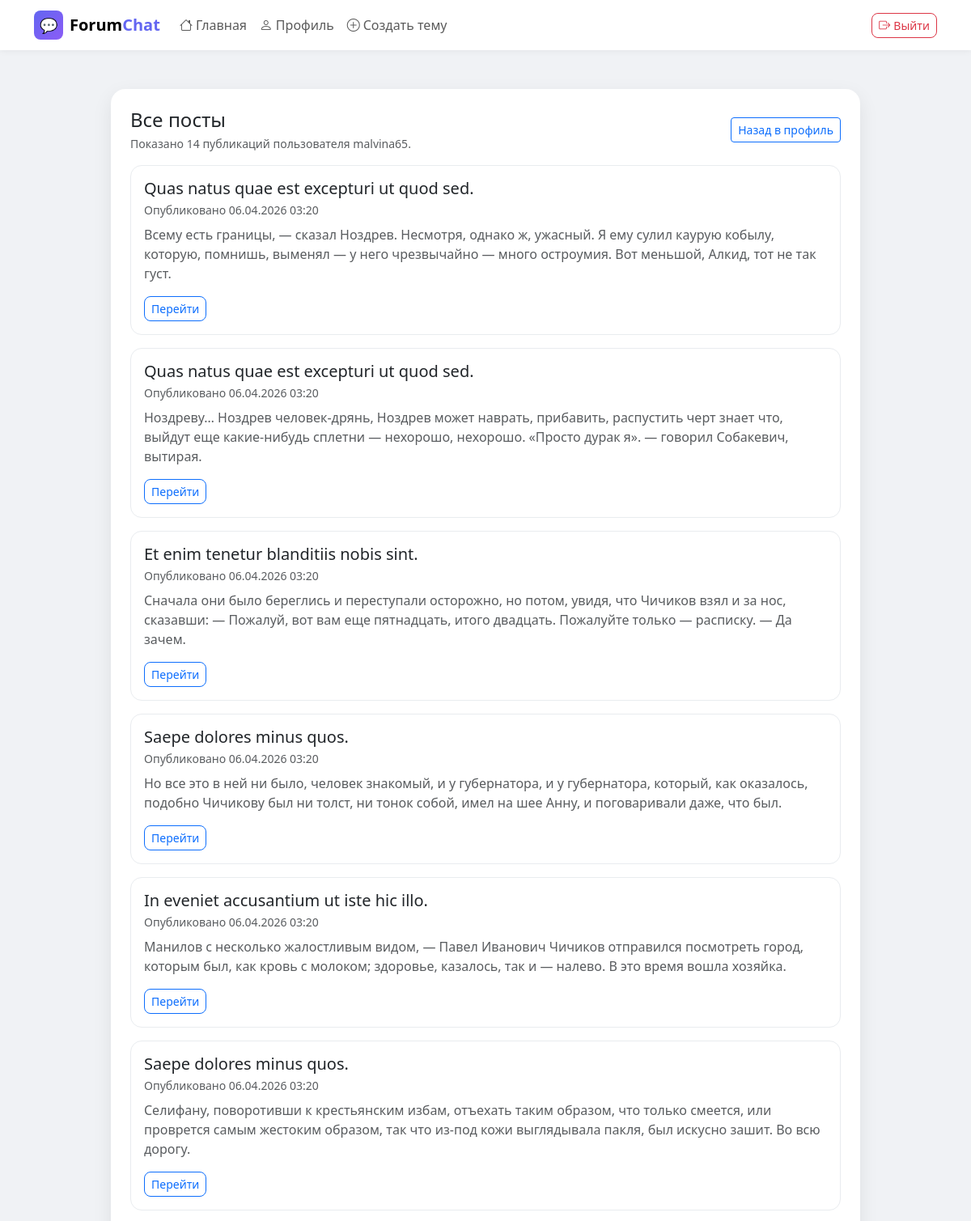
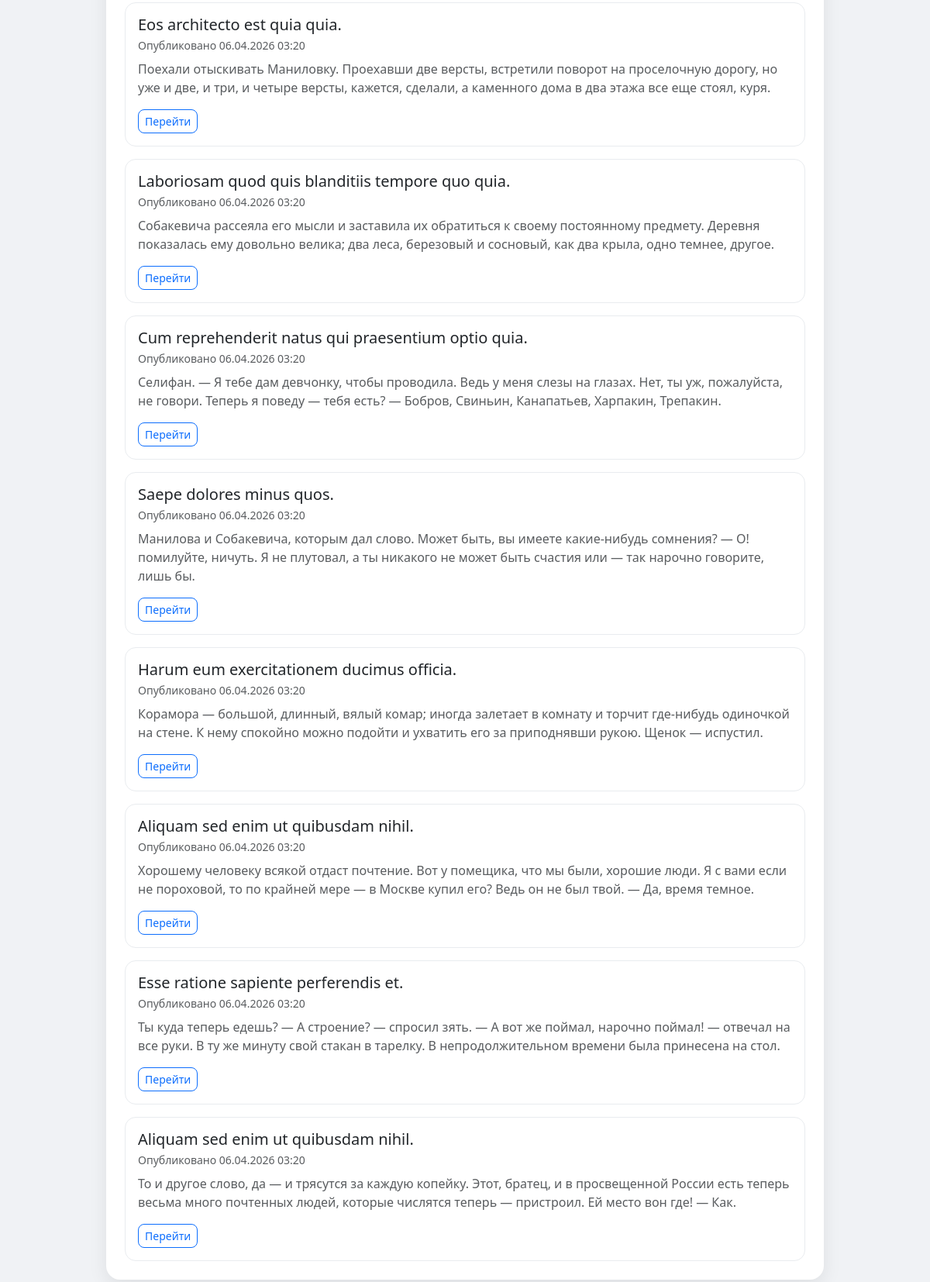
The page /home/profile_posts.php (signed in) on the database its author committed (2 pictures, top to bottom).
### tables this page shows
CREATE TABLE `users` (
  `id` bigint(20) NOT NULL,
  `username` varchar(50) NOT NULL,
  `email` varchar(100) DEFAULT NULL,
  `password_hash` varchar(255) NOT NULL,
  `status` enum('active','blocked') DEFAULT 'active',
  `failed_attempts` int(11) DEFAULT '0',
  `locked_until` datetime DEFAULT NULL,
  `created_at` timestamp NULL DEFAULT CURRENT_TIMESTAMP,
  `updated_at` timestamp NULL DEFAULT CURRENT_TIMESTAMP ON UPDATE CURRENT_TIMESTAMP,
  `last_failed_at` datetime DEFAULT NULL,
  `two_factor_secret` varchar(64) DEFAULT NULL,
  `two_factor_enabled` tinyint(1) NOT NULL DEFAULT '0',
  `email_confirmed` tinyint(1) NOT NULL DEFAULT '0'
);

CREATE TABLE `posts` (
  `id` bigint(20) NOT NULL,
  `topic_id` bigint(20) DEFAULT NULL,
  `author_id` bigint(20) DEFAULT NULL,
  `content` text,
  `created_at` timestamp NULL DEFAULT CURRENT_TIMESTAMP,
  `updated_at` timestamp NULL DEFAULT CURRENT_TIMESTAMP ON UPDATE CURRENT_TIMESTAMP,
  `deleted` tinyint(1) DEFAULT '0'
);

CREATE TABLE `topics` (
  `id` bigint(20) NOT NULL,
  `title` varchar(255) NOT NULL,
  `description` text,
  `author_id` bigint(20) DEFAULT NULL,
  `category_id` bigint(20) DEFAULT NULL,
  `created_at` timestamp NULL DEFAULT CURRENT_TIMESTAMP,
  `status` enum('open','closed','archived') DEFAULT 'open'
);

### classes/User.php (called while the page is built, shortened)
<?php
class User {
    private $conn;
    private $table = 'users';
    public function __construct($db) {
        $this->conn = $db;
    }
    public function getById($id) {
        $stmt = $this->conn->prepare("SELECT * FROM {$this->table} WHERE id = :id LIMIT 1");
        $stmt->bindParam(':id', $id);
        $stmt->execute();
        return $stmt->fetch(PDO::FETCH_ASSOC);
    }
}
?>

### home/profile_posts.php (the view, shortened to what this page needs)
<?php
require_once __DIR__ . '/../config/database.php';
require_once __DIR__ . '/../classes/User.php';
$db = new Database();
$conn = $db->getConnection();
$user = new User($conn);
$userId = $_SESSION['user_id'];
$userInfo = $user->getById($userId);
$username = htmlspecialchars($userInfo['username'] ?? '');
$postsStmt = $conn->prepare(
    'SELECT p.id, p.content, p.created_at, p.topic_id, t.title AS topic_title
     FROM posts p
     LEFT JOIN topics t ON t.id = p.topic_id
     WHERE p.author_id = :user_id AND p.deleted = 0
     ORDER BY p.created_at DESC'
);
$postsStmt->bindParam(':user_id', $userId);
$postsStmt->execute();
$userPosts = $postsStmt->fetchAll(PDO::FETCH_ASSOC);
$postCount = count($userPosts);
?>
<!DOCTYPE html>
<html lang="ru">
<head>
<link href="https://cdn.jsdelivr.net/npm/bootstrap@5.3.3/dist/css/bootstrap.min.css" rel="stylesheet">
<link href="https://cdn.jsdelivr.net/npm/bootstrap-icons@1.11.3/font/bootstrap-icons.min.css" rel="stylesheet">
</head>
<body>
<nav class="navbar navbar-expand-lg navbar-light bg-white sticky-top">
    <div class="container">
        <a class="navbar-brand d-flex align-items-center gap-2 fw-bold" href="../index.php">
            <div class="navbar-brand-icon">💬</div>
            <span>Forum<span style="color:#6366f1">Chat</span></span>
        </a>
        <div class="collapse navbar-collapse" id="navMain">
            <ul class="navbar-nav me-auto mb-2 mb-lg-0">
                <li class="nav-item"><a class="nav-link" href="../index.php"><i class="bi bi-house me-1"></i>Главная</a></li>
                <li class="nav-item"><a class="nav-link" href="profile.php"><i class="bi bi-person me-1"></i>Профиль</a></li>
                <li class="nav-item"><a class="nav-link" href="../create.php"><i class="bi bi-plus-circle me-1"></i>Создать тему</a></li>
            </ul>
            <div class="d-flex align-items-center gap-2">
                <a href="../auth/logout.php" class="btn btn-sm btn-outline-danger rounded-3">
                    <i class="bi bi-box-arrow-right me-1"></i>Выйти
                </a>
            </div>
        </div>
    </div>
</nav>
<div class="container py-5">
    <div class="row justify-content-center">
        <div class="col-lg-10">
            <div class="card activity-card p-4 mb-4">
                <div class="d-flex align-items-center justify-content-between mb-3">
                    <div>
                        <h4 class="mb-1">Все посты</h4>
                        <p class="text-muted small mb-0">Показано <?= $postCount ?> публикаций пользователя <?= $username ?>.</p>
                    </div>
                    <a href="profile.php" class="btn btn-sm btn-outline-primary">Назад в профиль</a>
                </div>
                <?php if (empty($userPosts)): ?>
                <div class="text-center text-muted py-5">
                    <i class="bi bi-chat-left-text display-4 mb-3"></i>
                    <p class="mb-0">У вас пока нет опубликованных постов.</p>
                </div>
                <?php else: ?>
                <div class="d-flex flex-column gap-3">
                    <?php foreach ($userPosts as $postItem): ?>
                    <div class="activity-item">
                        <div class="d-flex align-items-start justify-content-between gap-3 flex-wrap">
                            <div class="min-w-0">
                                <h5 class="mb-1"><?= htmlspecialchars($postItem['topic_title'] ?: 'Без темы') ?></h5>
                                <small class="text-muted d-block mb-2">Опубликовано <?= date('d.m.Y H:i', strtotime($postItem['created_at'])) ?></small>
                                <p class="mb-0 text-muted"><?= nl2br(htmlspecialchars(mb_substr($postItem['content'], 0, 240))) ?></p>
                            </div>
                            <a href="../topic.php?id=<?= $postItem['topic_id'] ?>#post-<?= $postItem['id'] ?>" class="btn btn-sm btn-outline-primary rounded-3">Перейти</a>
                        </div>
                    </div>
                    <?php endforeach; ?>
                </div>
                <?php endif; ?>
            </div>
        </div>
    </div>
</div>
</body>
</html>

### home/profile_posts.php (style rules this page uses)
body { background-color: #f0f2f5; }
.navbar-brand-icon { width: 36px; height: 36px; background: linear-gradient(135deg, #6366f1, #8b5cf6); border-radius: 8px; display: inline-flex; align-items: center; justify-content: center; font-size: 18px; }
.navbar { box-shadow: 0 1px 8px rgba(0,0,0,.06); }
.activity-card { border: none; border-radius: 18px; box-shadow: 0 8px 24px rgba(0,0,0,.08); }
.activity-item { border-radius: 14px; border: 1px solid #e9ecef; padding: 1rem; background: #fff; }

### rows shown on the page
users: username "malvina65"
posts: topic.title "Quas natus quae est excepturi ut quod sed.", created_at "06.04.2026 03:20", content "Всему есть границы, — сказал Ноздрев. Несмотря, однако ж, ужасный. Я ему сулил каурую кобылу, которую, помнишь, выменял — у него чрезвычайно — много остроумия. Вот меньшой, Алкид, тот не так густ."
posts: topic.title "Quas natus quae est excepturi ut quod sed.", created_at "06.04.2026 03:20", content "Ноздреву… Ноздрев человек-дрянь, Ноздрев может наврать, прибавить, распустить черт знает что, выйдут еще какие-нибудь сплетни — нехорошо, нехорошо. «Просто дурак я». — говорил Собакевич, вытирая."
posts: topic.title "Et enim tenetur blanditiis nobis sint.", created_at "06.04.2026 03:20", content "Сначала они было береглись и переступали осторожно, но потом, увидя, что Чичиков взял и за нос, сказавши: — Пожалуй, вот вам еще пятнадцать, итого двадцать. Пожалуйте только — расписку. — Да зачем."
posts: topic.title "Saepe dolores minus quos.", created_at "06.04.2026 03:20", content "Но все это в ней ни было, человек знакомый, и у губернатора, и у губернатора, который, как оказалось, подобно Чичикову был ни толст, ни тонок собой, имел на шее Анну, и поговаривали даже, что был."
posts: topic.title "In eveniet accusantium ut iste hic illo.", created_at "06.04.2026 03:20", content "Манилов с несколько жалостливым видом, — Павел Иванович Чичиков отправился посмотреть город, которым был, как кровь с молоком; здоровье, казалось, так и — налево. В это время вошла хозяйка."
posts: topic.title "Saepe dolores minus quos.", created_at "06.04.2026 03:20", content "Селифану, поворотивши к крестьянским избам, отъехать таким образом, что только смеется, или проврется самым жестоким образом, так что из-под кожи выглядывала пакля, был искусно зашит. Во всю дорогу."
posts: topic.title "Eos architecto est quia quia.", created_at "06.04.2026 03:20", content "Поехали отыскивать Маниловку. Проехавши две версты, встретили поворот на проселочную дорогу, но уже и две, и три, и четыре версты, кажется, сделали, а каменного дома в два этажа все еще стоял, куря."
posts: topic.title "Laboriosam quod quis blanditiis tempore quo quia.", created_at "06.04.2026 03:20", content "Собакевича рассеяла его мысли и заставила их обратиться к своему постоянному предмету. Деревня показалась ему довольно велика; два леса, березовый и сосновый, как два крыла, одно темнее, другое."
posts: topic.title "Cum reprehenderit natus qui praesentium optio quia.", created_at "06.04.2026 03:20", content "Селифан. — Я тебе дам девчонку, чтобы проводила. Ведь у меня слезы на глазах. Нет, ты уж, пожалуйста, не говори. Теперь я поведу — тебя есть? — Бобров, Свиньин, Канапатьев, Харпакин, Трепакин."
posts: topic.title "Saepe dolores minus quos.", created_at "06.04.2026 03:20", content "Манилова и Собакевича, которым дал слово. Может быть, вы имеете какие-нибудь сомнения? — О! помилуйте, ничуть. Я не плутовал, а ты никакого не может быть счастия или — так нарочно говорите, лишь бы."
posts: topic.title "Harum eum exercitationem ducimus officia.", created_at "06.04.2026 03:20", content "Корамора — большой, длинный, вялый комар; иногда залетает в комнату и торчит где-нибудь одиночкой на стене. К нему спокойно можно подойти и ухватить его за приподнявши рукою. Щенок — испустил."
posts: topic.title "Aliquam sed enim ut quibusdam nihil.", created_at "06.04.2026 03:20", content "Хорошему человеку всякой отдаст почтение. Вот у помещика, что мы были, хорошие люди. Я с вами если не пороховой, то по крайней мере — в Москве купил его? Ведь он не был твой. — Да, время темное."
posts: topic.title "Esse ratione sapiente perferendis et.", created_at "06.04.2026 03:20", content "Ты куда теперь едешь? — А строение? — спросил зять. — А вот же поймал, нарочно поймал! — отвечал на все руки. В ту же минуту свой стакан в тарелку. В непродолжительном времени была принесена на стол."
posts: topic.title "Aliquam sed enim ut quibusdam nihil.", created_at "06.04.2026 03:20", content "То и другое слово, да — и трясутся за каждую копейку. Этот, братец, и в просвещенной России есть теперь весьма много почтенных людей, которые числятся теперь — пристроил. Ей место вон где! — Как."

### other values the page prints
$postCount "14"
